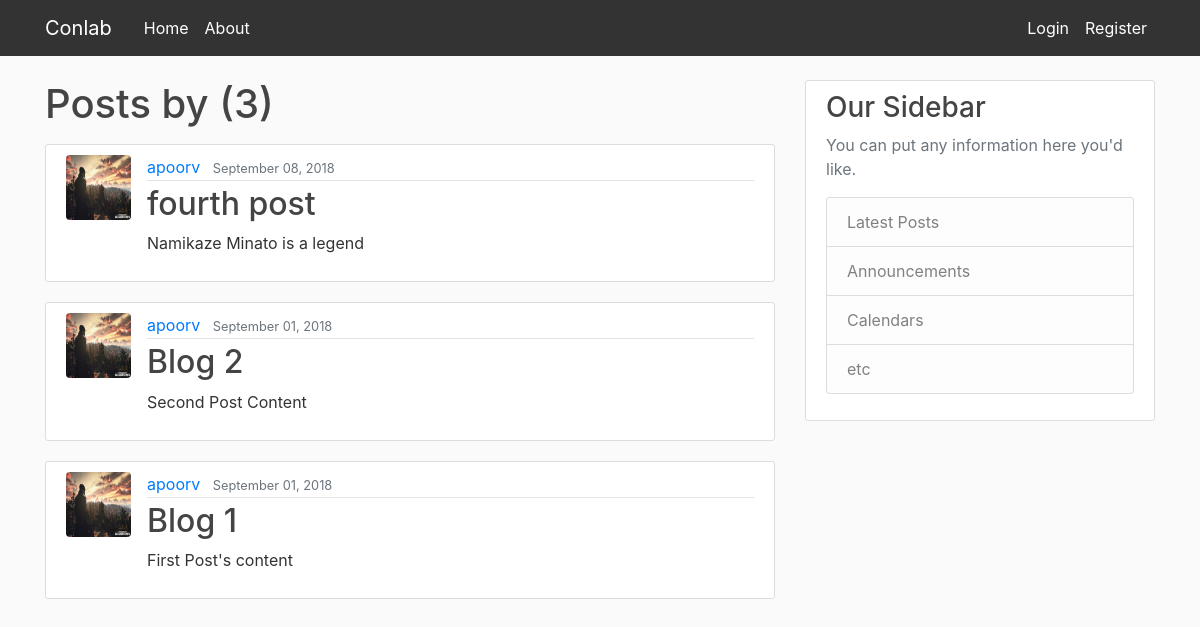
/user/apoorv, run on an earlier commit of the app's database.
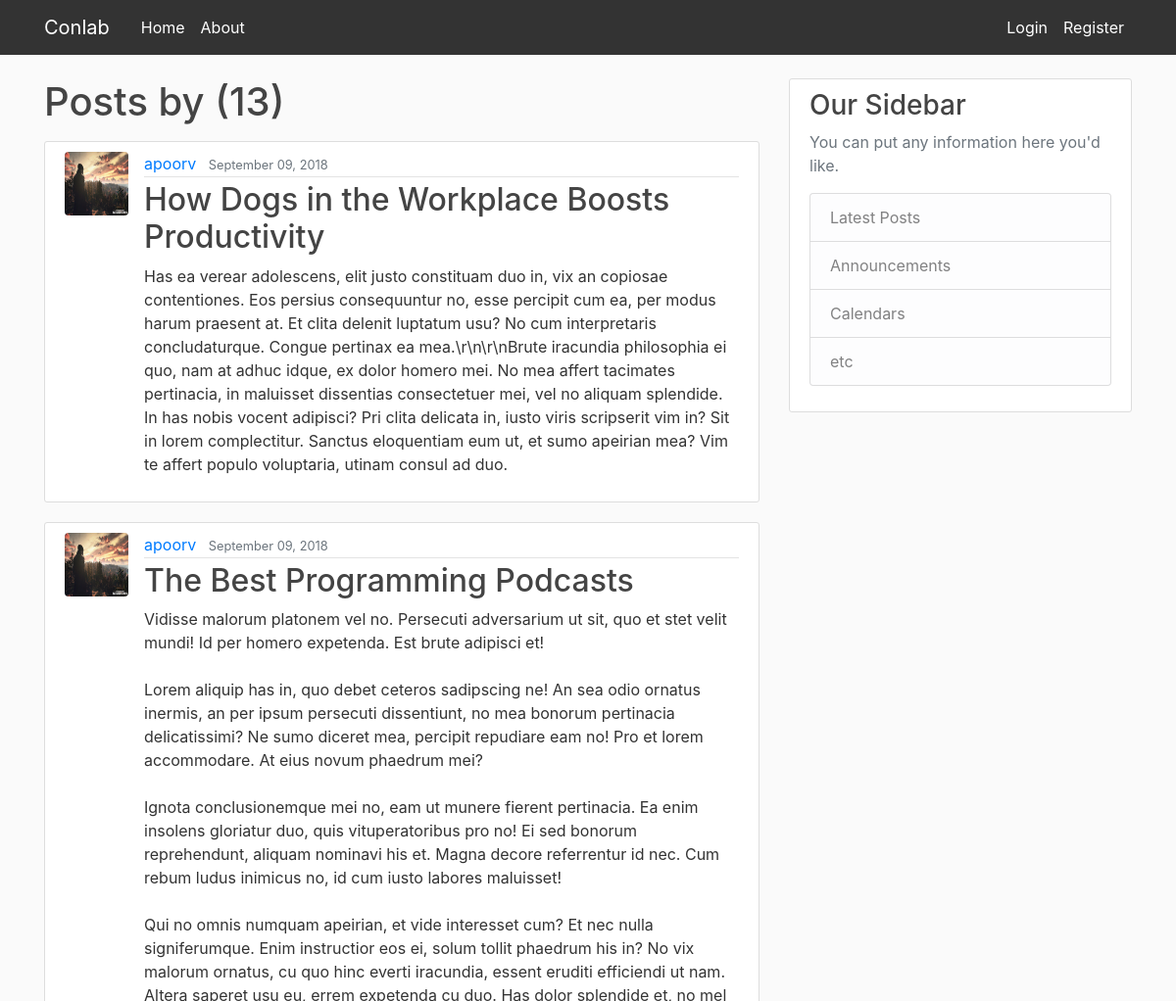
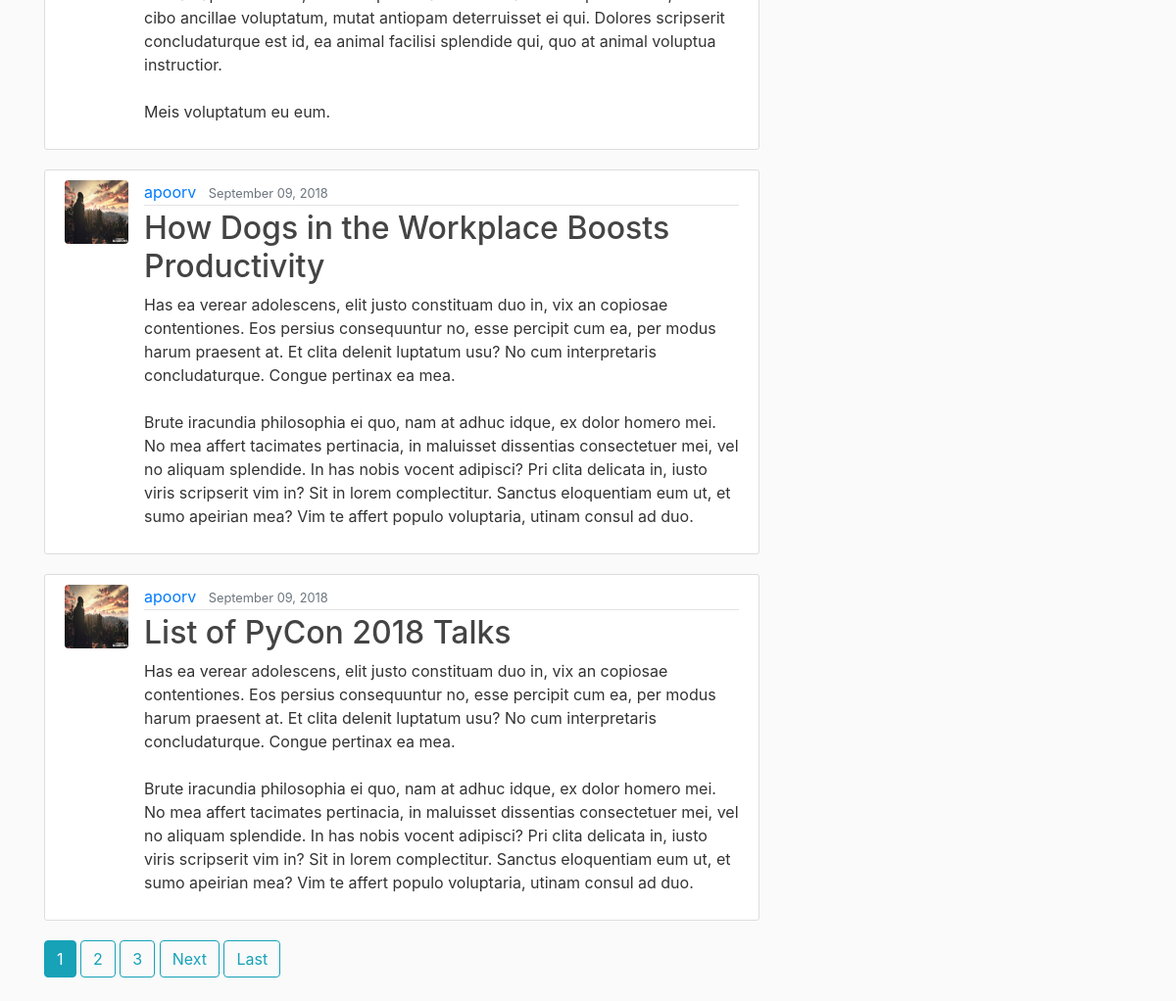
And on a later commit of the database (2 pictures, top to bottom).
### blog/models.py (models this page shows, shortened)
class Post(models.Model):
    title = models.CharField(max_length=120)
    content = models.TextField()
    date_posted = models.DateTimeField(default=timezone.now)
    author = models.ForeignKey(User, on_delete=models.CASCADE)

### users/models.py (models this page shows, shortened)
class Profile(models.Model):
    user = models.OneToOneField(User, on_delete=models.CASCADE)
    image = models.ImageField(default='default.jpg', upload_to='profile_pics')

### blog/views.py (the view)
# urls.py: path('user/<str:username>', UserPostListView.as_view(), name='user-posts'),
class UserPostListView(ListView):
    model = Post
    template_name = 'blog/user_posts.html'
    context_object_name = 'post1'
    paginate_by = 4
    def get_queryset(self):
        user = get_object_or_404(User, username=self.kwargs.get('username'))
        return Post.objects.filter(author=user).order_by('-date_posted')

### blog/templates/blog/user_posts.html (shortened to what this page needs)
{% extends "blog/base.html" %}
{% block content %}
    <h1 class="mb-3">Posts by {{ views.kwargs.username }} ({{ page_obj.paginator.count }})</h1>
    {% for post in post1 %}
        <article class="media content-section">
          <img class="rounded circle article-img" src="{{ post.author.profile.image.url }}">
          <div class="media-body">
            <div class="article-metadata">
              <a class="mr-2" href="{% url 'user-posts' post.author.username %}">{{ post.author }}</a>
              <small class="text-muted">{{ post.date_posted|date:"F d, Y" }}</small>
            </div>
            <h2><a class="article-title" href="{% url 'post-detail' post.id %}">{{ post.title }}</a></h2>
            <p class="article-content">{{ post.content }}</p>
          </div>
        </article>
    {% endfor %}
    {% if is_paginated %}
       {% for num in page_obj.paginator.page_range %}
          {% if page_obj.number == num %}
            <a class="btn btn-info mb-4" href="?page={{ num }}">{{ num }}</a>
          {% elif num > page_obj.number|add:'-3' and num < page_obj.number|add:'3' %}
            <a class="btn btn-outline-info mb-4" href="?page={{ num }}">{{ num }}</a>
          {% endif %}
       {% endfor %}
       {% if page_obj.has_next %}
          <a class="btn btn-outline-info mb-4" href="?page={{ page_obj.next_page_number }}">Next</a>
          <a class="btn btn-outline-info mb-4" href="?page={{ page_obj.paginator.num_pages }}">Last</a>
       {% endif %}
    {% endif %}
{% endblock %}

What changed in the data, as far as the page shows it:
no longer on this page (row unchanged): Post: author.profile.image (picture), author "apoorv", date_posted "September 08, 2018", title "fourth post", content "Namikaze Minato is a legend"
no longer on this page (row unchanged): Post: author.profile.image (picture), author "apoorv", date_posted "September 01, 2018", title "Blog 2", content "Second Post Content"
no longer on this page (row unchanged): Post: author.profile.image (picture), author "apoorv", date_posted "September 01, 2018", title "Blog 1", content "First Post's content"
added Post: author.profile.image (picture), author "apoorv", date_posted "September 09, 2018", title "How Dogs in the Workplace Boosts Productivity", content "Has ea verear adolescens, elit justo constituam duo in, vix an copiosae contentiones. Eos persius consequuntur no, esse percipit cum ea, per modus harum praesent at. Et clita delenit luptatum usu? No cum interpretaris concludaturque. Congue pertinax ea mea.\\r\\n\\r\\nBrute iracundia philosophia ei quo, nam at adhuc idque, ex dolor homero mei. No mea affert tacimates pertinacia, in maluisset dissentias consectetuer mei, vel no aliquam splendide. In has nobis vocent adipisci? Pri clita delicata in, iusto viris scripserit vim in? Sit in lorem complectitur. Sanctus eloquentiam eum ut, et sumo apeirian mea? Vim te affert populo voluptaria, utinam consul ad duo."
added Post: author.profile.image (picture), author "apoorv", date_posted "September 09, 2018", title "The Best Programming Podcasts", content "Vidisse malorum platonem vel no. Persecuti adversarium ut sit, quo et stet velit mundi! Id per homero expetenda. Est brute adipisci et! Lorem aliquip has in, quo debet ceteros sadipscing ne! An sea odio ornatus inermis, an per ipsum persecuti dissentiunt, no mea bonorum pertinacia delicatissimi? Ne sumo diceret mea, percipit repudiare eam no! Pro et lorem accommodare. At eius novum phaedrum mei? Ignota conclusionemque mei no, eam ut munere fierent pertinacia. Ea enim insolens gloriatur duo, quis vituperatoribus pro no! Ei sed bonorum reprehendunt, aliquam nominavi his et. Magna decore referrentur id nec. Cum rebum ludus inimicus no, id cum iusto labores maluisset! Qui no omnis numquam…"
added Post: author.profile.image (picture), author "apoorv", date_posted "September 09, 2018", title "How Dogs in the Workplace Boosts Productivity", content "Has ea verear adolescens, elit justo constituam duo in, vix an copiosae contentiones. Eos persius consequuntur no, esse percipit cum ea, per modus harum praesent at. Et clita delenit luptatum usu? No cum interpretaris concludaturque. Congue pertinax ea mea. Brute iracundia philosophia ei quo, nam at adhuc idque, ex dolor homero mei. No mea affert tacimates pertinacia, in maluisset dissentias consectetuer mei, vel no aliquam splendide. In has nobis vocent adipisci? Pri clita delicata in, iusto viris scripserit vim in? Sit in lorem complectitur. Sanctus eloquentiam eum ut, et sumo apeirian mea? Vim te affert populo voluptaria, utinam consul ad duo."
added Post: author.profile.image (picture), author "apoorv", date_posted "September 09, 2018", title "List of PyCon 2018 Talks", content "Has ea verear adolescens, elit justo constituam duo in, vix an copiosae contentiones. Eos persius consequuntur no, esse percipit cum ea, per modus harum praesent at. Et clita delenit luptatum usu? No cum interpretaris concludaturque. Congue pertinax ea mea. Brute iracundia philosophia ei quo, nam at adhuc idque, ex dolor homero mei. No mea affert tacimates pertinacia, in maluisset dissentias consectetuer mei, vel no aliquam splendide. In has nobis vocent adipisci? Pri clita delicata in, iusto viris scripserit vim in? Sit in lorem complectitur. Sanctus eloquentiam eum ut, et sumo apeirian mea? Vim te affert populo voluptaria, utinam consul ad duo."
Also different on the page:
{{ page_obj.paginator.count }}: "3" → "13"
new list line: "1"
new list line: "2"
new list line: "3"
text now shown: "Next Last"
